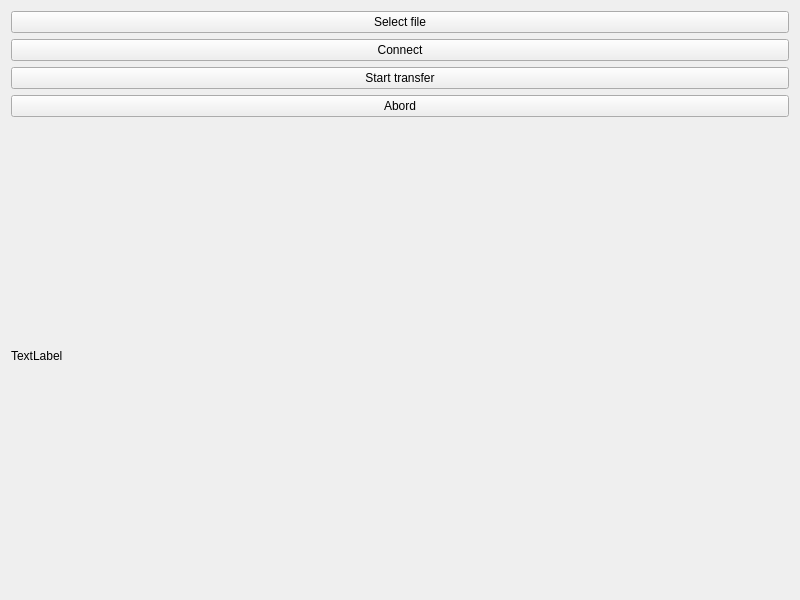
<?xml version="1.0" encoding="UTF-8"?>
<ui version="4.0">
 <class>Widget</class>
 <widget class="QWidget" name="Widget">
  <property name="geometry">
   <rect>
    <x>0</x>
    <y>0</y>
    <width>800</width>
    <height>600</height>
   </rect>
  </property>
  <property name="windowTitle">
   <string>Widget</string>
  </property>
  <layout class="QGridLayout" name="gridLayout">
   <item row="3" column="0">
    <widget class="QPushButton" name="pushButtonAbord">
     <property name="text">
      <string>Abord</string>
     </property>
    </widget>
   </item>
   <item row="1" column="0">
    <widget class="QPushButton" name="pushButtonConnect">
     <property name="text">
      <string>Connect</string>
     </property>
    </widget>
   </item>
   <item row="4" column="0">
    <widget class="QLabel" name="statusLabel">
     <property name="text">
      <string>TextLabel</string>
     </property>
    </widget>
   </item>
   <item row="0" column="0">
    <widget class="QPushButton" name="pushButtonSelectFile">
     <property name="text">
      <string>Select file</string>
     </property>
    </widget>
   </item>
   <item row="2" column="0">
    <widget class="QPushButton" name="pushButtonStartTransfer">
     <property name="text">
      <string>Start transfer</string>
     </property>
    </widget>
   </item>
  </layout>
 </widget>
 <resources/>
 <connections/>
</ui>
